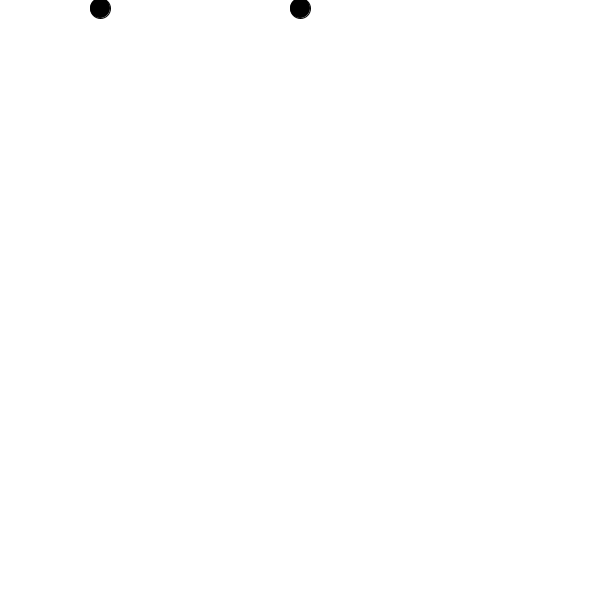
Frame 1 (no input)
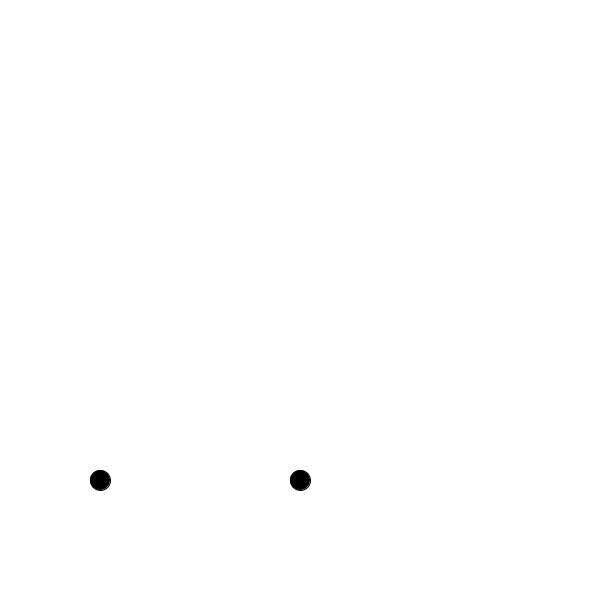
Frame 60 (the mouse pressed at the canvas centre just before this capture)
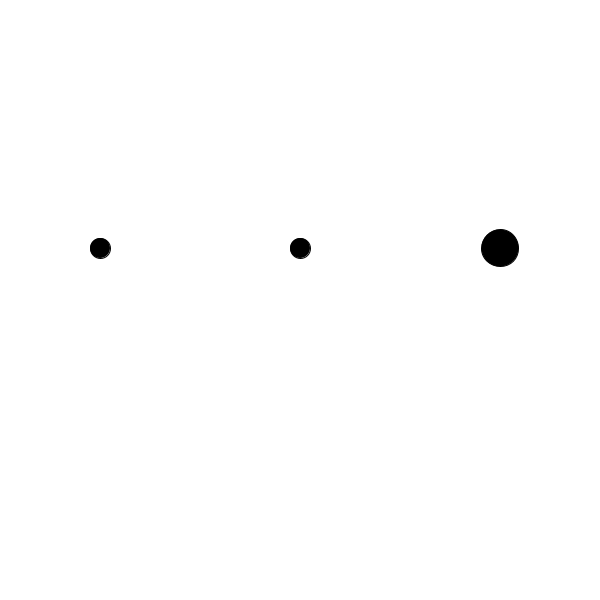
Frame 120 (the mouse held since frame 60 and released just before this capture)

The Processing sketch that drew these frames (run headless with seeded random() and noise(); from frame 60 on, the mouse is pressed at the canvas centre):

// Processing sketch: day04_inclass
// ── day04_inclass.pde
float yPos = 0;
float speed = 4;
float size;

void setup(){
  size(600,600);
}

void draw(){
  background(255);
  
  moveCircle();
  
  moveCircle();
  drawCircle(width/2,20);
  drawCircle(100, 20);
  size = calculateSize(mouseX/8, mouseY/8);
  drawCircle(500, size);
}

void drawCircle( float xPos, float size){
  fill(0);
  ellipse(xPos, yPos, size, size);
}

void moveCircle(){
  yPos += speed;
  
  if(yPos < 0 || yPos > height){
    speed *= -1;
  }
}

float calculateSize(float x1, float y1){
  float s = x1=y1;
  return s;
}
